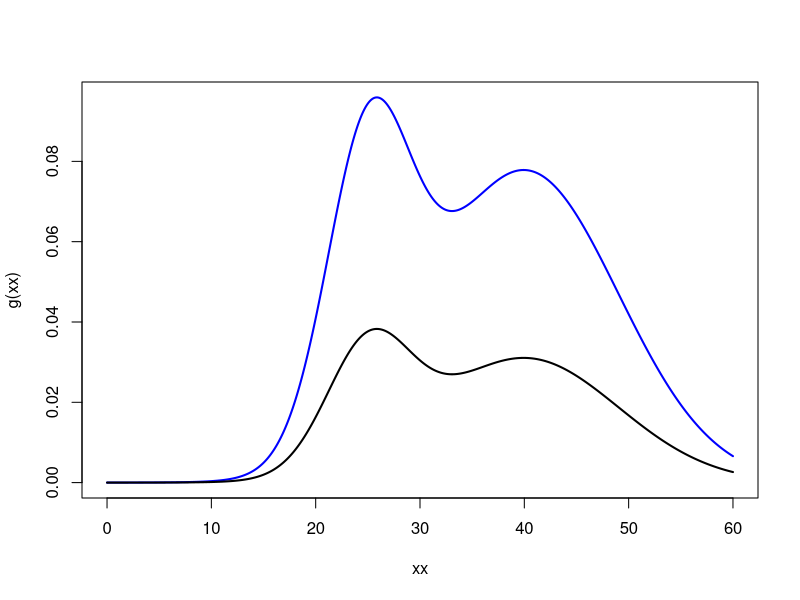
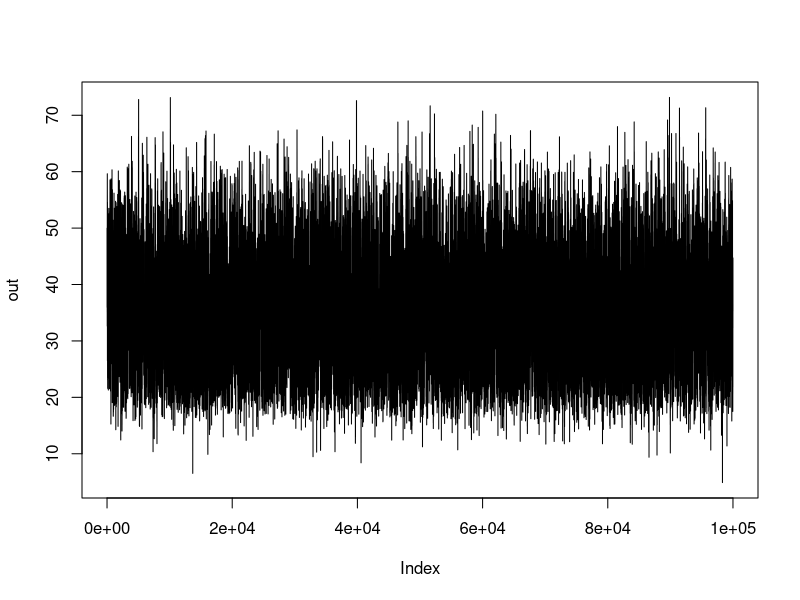
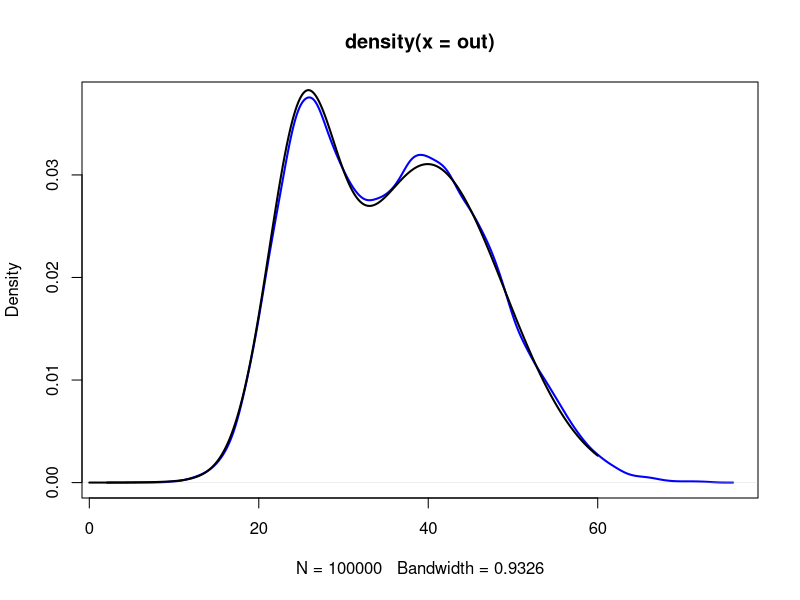

Generate these figures, in order, with R:
xx <- seq(0,60,length=1000)

g <- function(x){
  sqrt(2*pi)*(.3*dnorm(x,25,4)+.7*dnorm(x,40,9))
}

plot(xx,g(xx),type='l',lwd=2,col='blue') #kernel
lines(xx,.3*dnorm(xx,25,4)+.7*dnorm(xx,40,9),type='l',lwd=2) #true

#for sampling when not prior conjugates
#This is metropolis sampling: (different from metropolis hastings)

mh <- function(start,candSig,N=10^5){
  out <- NULL
  out[1] <- start #arbitrary
  count <- 0
  for(i in 2:N){
    out[i] <- out[i-1]
    cand <- rnorm(1,out[i-1],candSig) #this is the proposal
    r <- g(cand)/g(out[i-1])
    if(r >= runif(1)) {
      out[i] <- cand
      count <- count + 1
    }
  }
  print(count/N) #gives the proportion of times you move
  return(out)
}

#candSig too big, then your count/N will be less then 15%
#else, count/N > 40%
#we want count/N between 15% & 40%

out <- mh(start=50,candSig=5)
plot(out,type='l') #trace plot

plot(density(out),lwd=2,col='blue',type='l')
lines(xx,.3*dnorm(xx,25,4)+.7*dnorm(xx,40,9),type='l',lwd=2) #true